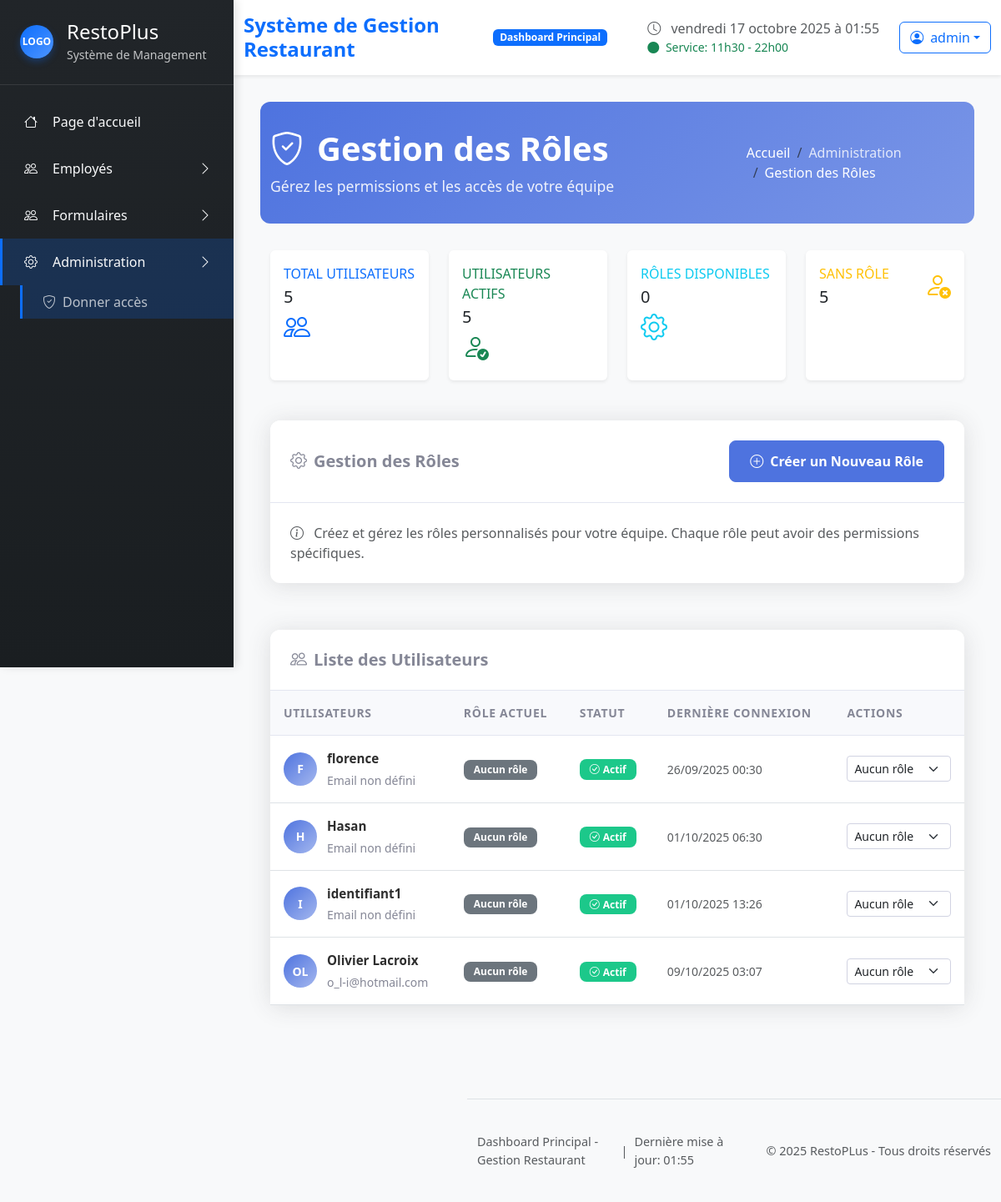
The page /admin-dashboard/ (signed in) on the database as committed earlier.
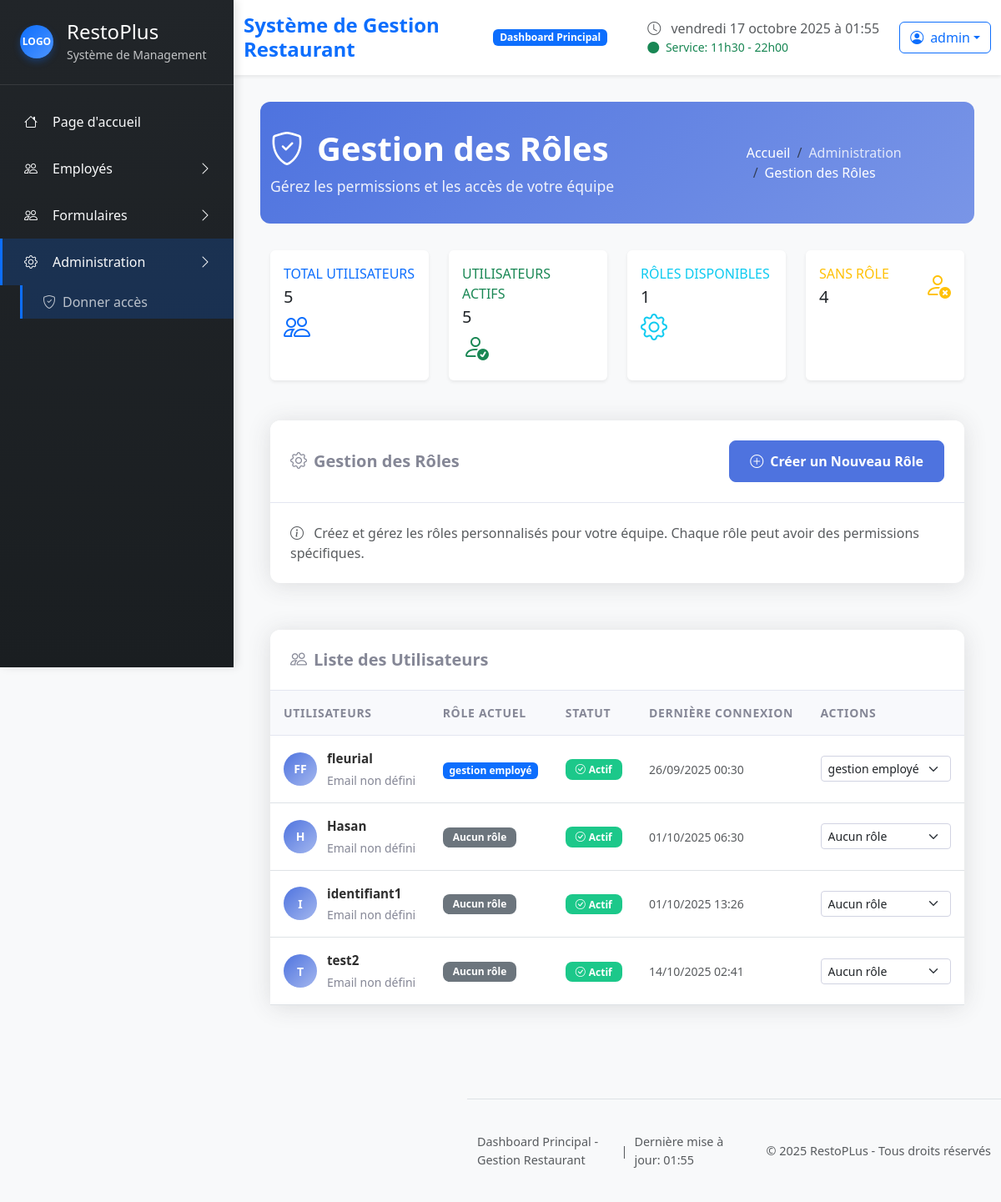
The same page on the database as committed later.
### restoplus/models.py (models this page shows, shortened)
class User(AbstractUser):
    class AvailabilityStatus(models.TextChoices):
        NOT_FILLED = "not_filled", "Non remplie"
        PENDING    = "pending",    "En attente"
        FILLED     = "filled",     "Remplie"
    availability_status = models.CharField(
        max_length=20,
        choices=AvailabilityStatus.choices,
        default=AvailabilityStatus.NOT_FILLED,
        verbose_name="Statut des disponibilités"
        )
    first_name = models.CharField(max_length=150, blank=True, verbose_name="Prénom")
    last_name = models.CharField(max_length=150, blank=True, verbose_name="Nom de famille")
    email = models.EmailField(blank=True, verbose_name="Courriel")
    is_manager = models.BooleanField(default=False)
    role = models.ForeignKey(Role, on_delete=models.SET_NULL, null=True, blank=True)
    def has_permission(self, permission):
        if self.is_superuser:
            return True
        if not self.role:
            return False
        return getattr(self.role, permission, False)
    def can_manage_employees(self):
        if self.is_superuser:
            return True
        return self.has_permission('can_manage_users')

class Role(models.Model):
    name = models.CharField(max_length=100, unique=True, verbose_name="Nom du rôle")
    description = models.TextField(blank=True, verbose_name="Description")
    can_manage_users = models.BooleanField(default=False, verbose_name="Peut gérer les utilisateurs")
    can_view_reports = models.BooleanField(default=False, verbose_name="Peut voir les rapports")
    can_manage_inventory = models.BooleanField(default=False, verbose_name="Peut gérer l'inventaire")
    can_manage_orders = models.BooleanField(default=False, verbose_name="Peut gérer les commandes")
    can_distribute_tasks = models.BooleanField(default=False, verbose_name="Peut distribuer des tâches à tous")
    created_at = models.DateTimeField(auto_now_add=True)
    class Meta:
        verbose_name = "Rôle"
        verbose_name_plural = "Rôles"
        ordering = ['name']

### restoplus/views.py (the view)
# urls.py: path('admin-dashboard/', views.admin_dashboard, name='admin_dashboard'),
def admin_dashboard(request):
    if not request.user.has_permission('can_manage_users'):
        messages.error(request, "Vous n'avez pas les permissions d'accéder à cette page")
        return redirect('no_access')
    users = User.objects.exclude(id=request.user.id).select_related('role')
    all_users = User.objects.all().select_related('role')  # Pour les statistiques générales
    roles = Role.objects.all()
    users_without_role = all_users.filter(role__isnull=True)
    active_users = all_users.filter(is_active=True)
    context = {
    'title': 'Tableau de bord administrateur',
    'users' : users,  # Utilisateurs sans l'utilisateur connecté
    'roles' : roles,
    'users_without_role_count': users_without_role.count(),
    'active_users_count': active_users.count(),
    'total_users_count': all_users.count(),  # Nombre total pour les statistiques
    }
    return render(request, "restoplus/admin_dashboard.html", context)

### restoplus/templates/restoplus/admin_dashboard.html (shortened to what this page needs)
{% extends "restoplus/base.html" %}
{% load static %}
{% block content %}
<div class="admin-dashboard">
  <div class="admin-dashboard__header">
    <div class="container-fluid">
      <div class="row align-items-center">
        <div class="col-md-8">
          <h1><i class="bi bi-shield-check me-3"></i>Gestion des Rôles</h1>
          <p>Gérez les permissions et les accès de votre équipe</p>
        </div>
        <div class="col-md-4 text-md-end">
          <nav aria-label="breadcrumb">
            <ol class="breadcrumb">
              <li class="breadcrumb-item"><a href="{% url 'accueil' %}">Accueil</a></li>
              <li class="breadcrumb-item">Administration</li>
              <li class="breadcrumb-item active">Gestion des Rôles</li>
            </ol>
          </nav>
        </div>
      </div>
    </div>
  </div>
  <div class="container-fluid">
    <div class="row mb-4">
      <div class="col-xl-3 col-md-6 mb-4">
        <div class="card border-0 shadow-sm h-100">
          <div class="card-body">
            <div class="row no-gutters align-items-center">
              <div class="col mr-2">
                <div class="text-xs font-weight-bold text-primary text-uppercase mb-1">Total Utilisateurs</div>
                <div class="h5 mb-0 font-weight-bold text-gray-800">{{ total_users_count }}</div>
              </div>
              <div class="col-auto">
                <i class="bi bi-people fs-2 text-primary"></i>
              </div>
            </div>
          </div>
        </div>
      </div>
      <div class="col-xl-3 col-md-6 mb-4">
        <div class="card border-0 shadow-sm h-100">
          <div class="card-body">
            <div class="row no-gutters align-items-center">
              <div class="col mr-2">
                <div class="text-xs font-weight-bold text-success text-uppercase mb-1">Utilisateurs Actifs</div>
                <div class="h5 mb-0 font-weight-bold text-gray-800">{{ active_users_count }}</div>
              </div>
              <div class="col-auto">
                <i class="bi bi-person-check fs-2 text-success"></i>
              </div>
            </div>
          </div>
        </div>
      </div>
      <div class="col-xl-3 col-md-6 mb-4">
        <div class="card border-0 shadow-sm h-100">
          <div class="card-body">
            <div class="row no-gutters align-items-center">
              <div class="col mr-2">
                <div class="text-xs font-weight-bold text-info text-uppercase mb-1">Rôles Disponibles</div>
                <div class="h5 mb-0 font-weight-bold text-gray-800">{{ roles|length }}</div>
              </div>
              <div class="col-auto">
                <i class="bi bi-gear fs-2 text-info"></i>
              </div>
            </div>
          </div>
        </div>
      </div>
      <div class="col-xl-3 col-md-6 mb-4">
        <div class="card border-0 shadow-sm h-100">
          <div class="card-body">
            <div class="row no-gutters align-items-center">
              <div class="col mr-2">
                <div class="text-xs font-weight-bold text-warning text-uppercase mb-1">Sans Rôle</div>
                <div class="h5 mb-0 font-weight-bold text-gray-800">{{ users_without_role_count }}</div>
              </div>
              <div class="col-auto">
                <i class="bi bi-person-x fs-2 text-warning"></i>
              </div>
            </div>
          </div>
        </div>
      </div>
    </div>
    <div class="row mb-4">
      <div class="col-12">
        <div class="admin-dashboard__card">
          <div class="card-header d-flex justify-content-between align-items-center">
            <h5><i class="bi bi-gear me-2"></i>Gestion des Rôles</h5>
            <div class="card-tools">
              <button class="btn btn-primary" data-bs-toggle="modal" data-bs-target="#createRoleModal">
                <i class="bi bi-plus-circle me-2"></i>Créer un Nouveau Rôle
              </button>
            </div>
          </div>
          <div class="card-body">
            <div class="row">
              <div class="col-md-12">
                <p class="text-muted mb-0">
                  <i class="bi bi-info-circle me-2"></i>
                  Créez et gérez les rôles personnalisés pour votre équipe. Chaque rôle peut avoir des permissions spécifiques.
                </p>
              </div>
            </div>
          </div>
        </div>
      </div>
    </div>
    <div class="admin-dashboard__card">
      <div class="card-header d-flex justify-content-between align-items-center">
        <h5><i class="bi bi-people me-2"></i>Liste des Utilisateurs</h5>
      </div>
      <div class="card-body p-0">
        {% if users %}
        <div class="table-responsive">
          <table class="table admin-dashboard__table">
            <thead>
              <tr>
                <th>Utilisateurs</th>
                <th>Rôle Actuel</th>
                <th>Statut</th>
                <th>Dernière Connexion</th>
                <th>Actions</th>
              </tr>
            </thead>
            <tbody>
              {% for user in users %}
              <tr>
                <td>
                  <div class="user-info">
                    <div class="user-avatar">
                      {{ user.first_name|first|default:user.username|first }}{{ user.last_name|first|default:"" }}
                    </div>
                    <div class="user-details">
                      <div class="user-name">{{ user.get_full_name|default:user.username }}</div>
                      <div class="user-email">{{ user.email|default:"Email non défini" }}</div>
                    </div>
                  </div>
                </td>
                <td>
                  {% if user.role %}
                    <span class="badge bg-primary">
                      {{ user.role.name }}
                    </span>
                  {% else %}
                    <span class="badge admin-dashboard__badge--no-role">Aucun rôle</span>
                  {% endif %}
                </td>
                <td>
                  {% if user.is_active %}
                    <span class="badge admin-dashboard__badge--active">
                      <i class="bi bi-check-circle me-1"></i>Actif
                    </span>
                  {% else %}
                    <span class="badge admin-dashboard__badge--inactive">
                      <i class="bi bi-x-circle me-1"></i>Inactif
                    </span>
                  {% endif %}
                </td>
                <td>
                  <small class="text-muted">
                    {% if user.last_login %}
                      {{ user.last_login|date:"d/m/Y H:i" }}
                    {% else %}
                      Jamais connecté
                    {% endif %}
                  </small>
                </td>
                <td>
                  <div class="admin-dashboard__role-selector">
                    <form method="POST" action="{% url 'manage_user_role' user.id %}" class="d-inline">
                      <select name="role_id" class="form-select form-select-sm" onchange="this.form.submit()">
                        <option value="">Aucun rôle</option>
                        {% for role in roles %}
                          <option value="{{ role.id }}" {% if user.role and user.role.id == role.id %}selected{% endif %}>
                            {{ role.name }}
                          </option>
                        {% endfor %}
                      </select>
                    </form>
                  </div>
                </td>
              </tr>
              {% endfor %}
            </tbody>
          </table>
        </div>
        {% endif %}
      </div>
    </div>
  </div>
</div>
{% endblock %}

### restoplus/templates/restoplus/partials/header.html (shortened to what this page needs)
{% load static %}
<header class="main-header bg-white shadow-sm sticky-top">
  <div class="container-fluid">
    <div class="row align-items-center py-3">
      <div class="col-md-6">
        <div class="d-flex align-items-center">
          <h1 class="h4 mb-0 text-primary fw-bold">
            Système de Gestion Restaurant
          </h1>
          <span
            class="badge bg-primary ms-3 animate__animated animate__pulse animate__infinite"
            >Dashboard Principal</span
          >
        </div>
      </div>
      <div class="col-md-6">
        <div class="d-flex justify-content-end align-items-center">
          <div class="me-4">
            <i class="bi bi-clock text-muted me-2"></i>
            <span class="text-muted" id="current-time"></span>
            <div class="small text-success">
              <i class="bi bi-circle-fill me-1"></i>
              Service: 11h30 - 22h00
            </div>
          </div>
          <div class="dropdown">
            <button
              class="btn btn-outline-primary dropdown-toggle d-flex align-items-center"
              type="button"
              data-bs-toggle="dropdown"
            >
              <i class="bi bi-person-circle me-2"></i>
              {{ request.user.username }}
            </button>
          </div>
        </div>
      </div>
    </div>
  </div>
</header>

Rows that differ between the two databases and show on the page:
removed User: first_name|first "O", last_name|first "L", get_full_name "Olivier Lacroix", email "o_l-i@hotmail.com", shows "Aucun rôle", is_active True (drawn), last_login "09/10/2025 03:07"
changed User: last_name|first (not shown) → "F"; get_full_name "florence" → "fleurial"; role.name (not shown) → "gestion employé"; role_id "Aucun rôle" → "gestion employé"; no longer shows "Aucun rôle"
added User: first_name|first "T", get_full_name "test2", email "Email non défini", shows "Aucun rôle", is_active True (drawn), last_login "14/10/2025 02:41"
Other text that changed with them:
{{ roles|length }}: "0" → "1"
{{ users_without_role_count }}: "5" → "4"
